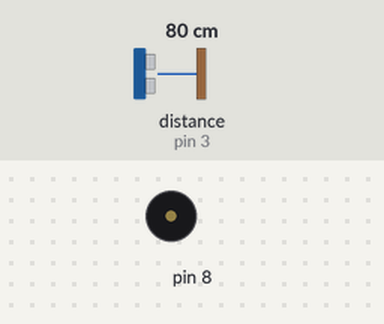
Bench run of a sketch on a simulated Arduino Uno, built with avr-gcc and run on an emulated ATmega328P. On the bench: buzzer (waves = sounding). Wiring (inferred from the names in the program): ultrasonic range finder: trigger pin 2; echo pin 3. The test bench sets the inputs (shaded band); at power-on: distance to the obstacle (sensor on pin 3) 80 cm. The echo pulse lasts 58.3 µs per cm.

Above: at 1.6 s.
1.7 s: distance to the obstacle (sensor on pin 3) set to 2 cm
At 1.85 s:
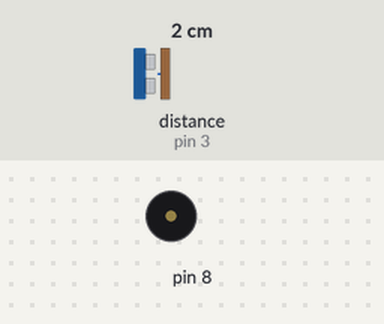
5.2 s: distance to the obstacle (sensor on pin 3) set to 4 cm
At 5.36 s:
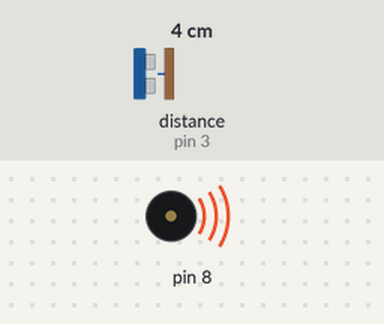
Timing chart, 0 to 14.7 s (numbered marks = the images above; inputs shaded):
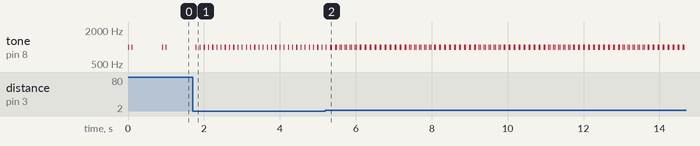

The sketch:

light_RGB_ultrasonicWaveSensor.ino
```cpp
#define TRIG 2
#define ECHO 3

void setup() {
  pinMode(TRIG,OUTPUT);
  pinMode(ECHO,INPUT);
}

void loop() {
  //TRIG값을 껏다 키면서 값을 보정
  digitalWrite(TRIG,LOW);
  delayMicroseconds(2);
  digitalWrite(TRIG,HIGH);
  delayMicroseconds(10);
  digitalWrite(TRIG,LOW);

  long distance = pulseIn(ECHO,HIGH) /58.2; //pulseln에서는 ECHO에 들어오는 값을 측정. 58.2는 들어오는 값을 CM로 환산

  tone(8,1000,20);
  delay(100); //0.1초마다 거리를 측정하도록 설정
  tone(8,1000,20);
  delay(distance*10);  //거리에 따라 tone주기 설정(자동차 후진 등에 사용)

}
```

Measured:
- by itself, tone on pin 8: repeats every 0.13 s: silent 0.08 s, 1000 Hz 0.02 s, silent 0.01 s, 1000 Hz 0.02 s
